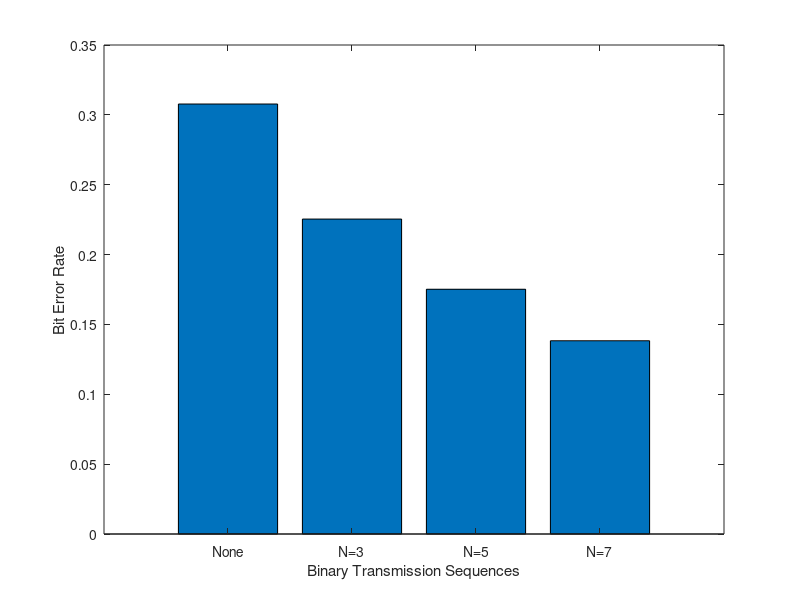

Write MATLAB code to recreate this figure.
%----------------------------------------------------------------------
% Chapter 4
% "Digital Communication Systems Engineering Using Software Defined Radio
% MATLAB Scripts
%----------------------------------------------------------------------

% Clear workspace
clear all;

figNum = 1;

%%%%%%%%%%%%%%%%%%%%%%%%%%%%%%%%%%%%%%%%%%%%%%%%%%%%%%%%%%%%%
%% Protect data using simple repetition channel coding

% Define parameters
len = 100000; % Length of original binary data stream
N1 = 3; % First repetition factor; should be odd to avoid tie
N2 = 5; % Second repetition factor; should be odd to avoid tie
N3 = 7; % Third repetition factor; should be odd to avoid tie

% Generate binary data stream
bin_str = round(rand(1,len));

% Employ repetition code with repetition factors N1, N2, N3
chcode1_bin_str = zeros(1,N1*len);
chcode2_bin_str = zeros(1,N2*len);
chcode3_bin_str = zeros(1,N3*len);
for ind = 1:1:max([N1 N2 N3]),
    if (ind<=N1)
        chcode1_bin_str(ind:N1:(N1*(len-1)+ind))=bin_str;
    end;
    if (ind<=N2)
        chcode2_bin_str(ind:N2:(N2*(len-1)+ind))=bin_str;
    end;
    if (ind<=N3)
        chcode3_bin_str(ind:N3:(N3*(len-1)+ind))=bin_str;
    end;
end;

% Corrupt both binary strings with zero-mean unit variance Gaussian noise
% followed by rounding (creates "bit flipping" errors)
noisy_bin_str = bin_str + randn(1,len);
rx_bin_str0 = zeros(1,len);
ind0 = find(noisy_bin_str >= 0.5);
rx_bin_str0(ind0) = 1;
noisy_chcode1_bin_str = chcode1_bin_str + randn(1,N1*len);
rx_chcode1_bin_str = zeros(1,N1*len);
ind1 = find(noisy_chcode1_bin_str >= 0.5);
rx_chcode1_bin_str(ind1) = 1;
noisy_chcode2_bin_str = chcode2_bin_str + randn(1,N2*len);
rx_chcode2_bin_str = zeros(1,N2*len);
ind2 = find(noisy_chcode2_bin_str >= 0.5);
rx_chcode2_bin_str(ind2) = 1;
noisy_chcode3_bin_str = chcode3_bin_str + randn(1,N3*len);
rx_chcode3_bin_str = zeros(1,N3*len);
ind3 = find(noisy_chcode3_bin_str >= 0.5);
rx_chcode3_bin_str(ind3) = 1;

% Decode three encoded binary sequences
dec1_bin = (vec2mat(rx_chcode1_bin_str,N1)).';
dec2_bin = (vec2mat(rx_chcode2_bin_str,N2)).';
dec3_bin = (vec2mat(rx_chcode3_bin_str,N3)).';
ind11 = find(((sum(dec1_bin,1))/N1) >= 0.5);
ind12 = find(((sum(dec2_bin,1))/N2) >= 0.5);
ind13 = find(((sum(dec3_bin,1))/N3) >= 0.5);
rx_bin_str1 = zeros(1,len);
rx_bin_str1(ind11) = 1;
rx_bin_str2 = zeros(1,len);
rx_bin_str2(ind12) = 1;
rx_bin_str3 = zeros(1,len);
rx_bin_str3(ind13) = 1;

% Calculate bit error rate
ber0 = sum(abs(bin_str - rx_bin_str0))/len;
ber1 = sum(abs(bin_str - rx_bin_str1))/len;
ber2 = sum(abs(bin_str - rx_bin_str2))/len;
ber3 = sum(abs(bin_str - rx_bin_str3))/len;

% Plot sizes of original and encoded binary sequences
figure(figNum); figNum = figNum+1;

bar([ber0 ber1 ber2 ber3]);
set(gca,'XTick',[1 2 3 4],'XTickLabel',{'None',sprintf('N=%d',N1),sprintf('N=%d',N2),sprintf('N=%d',N3)});
xlabel('Binary Transmission Sequences');
ylabel('Bit Error Rate');
%title('Impact of Repetition Coding on Binary Transmissions');

